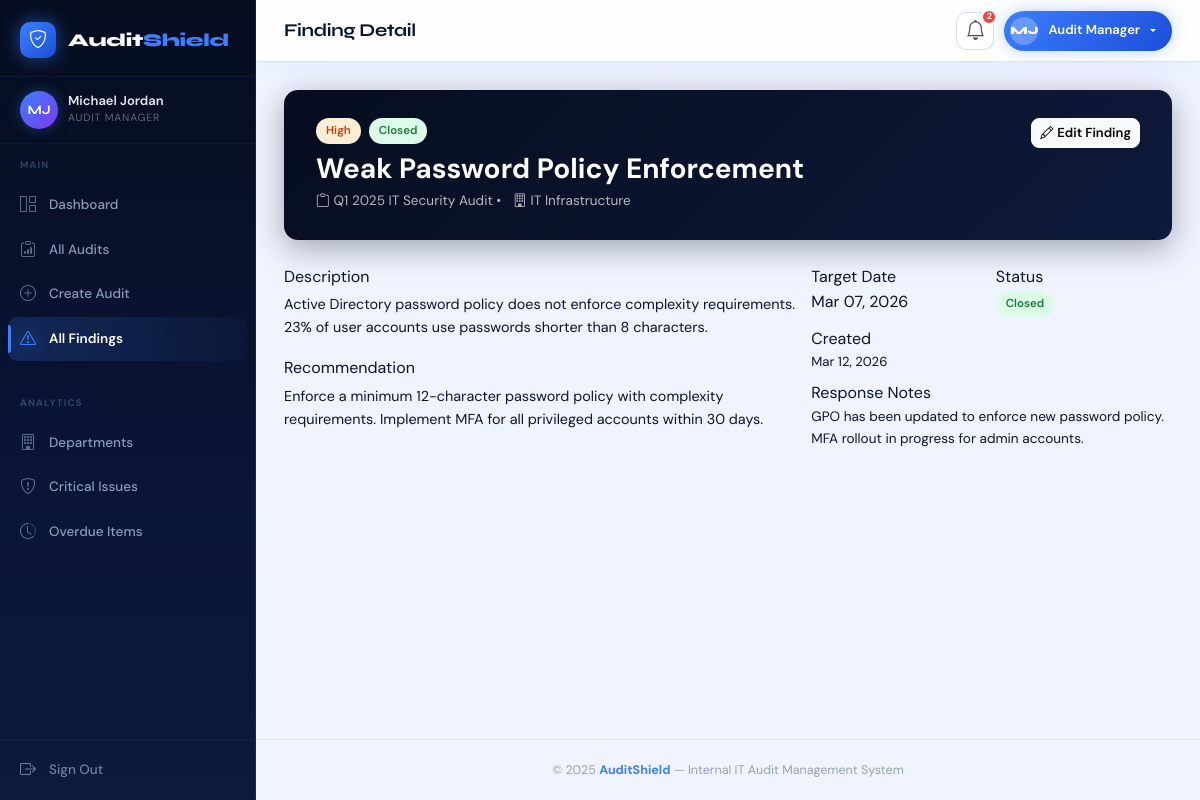
The app's page /findings/2/ (signed in) with its own data.
### audits/models.py (models this page shows, shortened)
class Finding(models.Model):
    SEVERITY_CHOICES = [
        ('low', 'Low'),
        ('medium', 'Medium'),
        ('high', 'High'),
        ('critical', 'Critical'),
    ]
    STATUS_CHOICES = [
        ('open', 'Open'),
        ('in_progress', 'In Progress'),
        ('closed', 'Closed'),
    ]
    audit = models.ForeignKey(Audit, on_delete=models.CASCADE, related_name='findings')
    title = models.CharField(max_length=255)
    description = models.TextField()
    severity = models.CharField(max_length=20, choices=SEVERITY_CHOICES)
    recommendation = models.TextField()
    target_closure_date = models.DateField()
    status = models.CharField(max_length=20, choices=STATUS_CHOICES, default='open')
    response_notes = models.TextField(blank=True)
    created_at = models.DateTimeField(auto_now_add=True)
    updated_at = models.DateTimeField(auto_now=True)
    closed_at = models.DateTimeField(null=True, blank=True)
    class Meta:
        ordering = ['-created_at']
    @property
    def is_overdue(self):
        return self.target_closure_date < datetime.date.today() and self.status != 'closed'

class Audit(models.Model):
    STATUS_CHOICES = [
        ('planned', 'Planned'),
        ('ongoing', 'Ongoing'),
        ('closed', 'Closed'),
    ]
    title = models.CharField(max_length=255)
    department = models.ForeignKey(Department, on_delete=models.PROTECT, related_name='audits')
    assigned_auditor = models.ForeignKey(
        User, on_delete=models.SET_NULL, null=True, blank=True, related_name='assigned_audits'
    )
    created_by = models.ForeignKey(
        User, on_delete=models.SET_NULL, null=True, blank=True, related_name='created_audits'
    )
    start_date = models.DateField()
    end_date = models.DateField()
    status = models.CharField(max_length=20, choices=STATUS_CHOICES, default='planned')
    objectives = models.TextField(blank=True)
    scope = models.TextField(blank=True)
    created_at = models.DateTimeField(auto_now_add=True)
    updated_at = models.DateTimeField(auto_now=True)
    class Meta:
        ordering = ['-created_at']

class Department(models.Model):
    name = models.CharField(max_length=150, unique=True)
    description = models.TextField(blank=True)
    head_user = models.ForeignKey(
        User, null=True, blank=True, on_delete=models.SET_NULL, related_name='headed_departments'
    )
    created_at = models.DateTimeField(auto_now_add=True)
    class Meta:
        ordering = ['name']

### audits/views.py (the view)
# urls.py: path('findings/<int:pk>/',  views.finding_detail,       name='finding_detail'),
@never_cache
@login_required
@read_access_required
def finding_detail(request, pk):
    finding = get_object_or_404(Finding, pk=pk)
    try:
        profile = request.user.profile
        if profile.role == 'auditee_head':
            if finding.audit.department.name != profile.department:
                messages.error(request, 'You can only view findings for your department.')
                return redirect('audit_list')
    except Exception:
        pass
    try:
        role = request.user.profile.role
    except Exception:
        role = 'auditee_head'
    response_form = None
    if role == 'auditee_head':
        response_form = FindingResponseForm(instance=finding)
    context = {
        'finding': finding,
        'response_form': response_form,
    }
    return render(request, 'audits/finding_detail.html', context)

### audits/templates/audits/finding_detail.html (shortened to what this page needs)
{% extends 'audits/base.html' %}
{% load static %}
{% block page_title %}Finding Detail{% endblock %}
{% block content %}
<div class="audit-detail-header mb-4">
  <div class="d-flex align-items-start justify-content-between gap-3 flex-wrap">
    <div>
      <div class="d-flex gap-2 mb-2">
        <span class="severity-badge severity-{{ finding.severity }}">{{ finding.get_severity_display }}</span>
        <span class="status-badge status-{{ finding.status }}">{{ finding.get_status_display }}</span>
      </div>
      <h1 class="h3 text-white fw-bold mb-1">{{ finding.title }}</h1>
      <p class="mb-0 text-white" style="opacity:0.7; font-size:0.85rem;">
        <i class="bi bi-clipboard me-1"></i>{{ finding.audit.title }} &bull;
        <i class="bi bi-building ms-2 me-1"></i>{{ finding.audit.department.name }}
      </p>
    </div>
    <div class="d-flex gap-2">
      {% if is_manager %}
      <a href="{% url 'finding_edit' finding.pk %}" class="btn btn-light btn-sm">
        <i class="bi bi-pencil me-1"></i>Edit Finding
      </a>
      {% endif %}
    </div>
  </div>
</div>
<div class="row g-3 mb-4">
  <div class="col-md-7">
    <div class="info-panel h-100">
      <div class="info-label mb-1">Description</div>
      <div class="info-value mb-3" style="font-size:0.9rem; white-space:pre-wrap;">{{ finding.description }}</div>
      <div class="info-label mb-1">Recommendation</div>
      <div class="info-value" style="font-size:0.9rem; white-space:pre-wrap;">{{ finding.recommendation }}</div>
    </div>
  </div>
  <div class="col-md-5">
    <div class="info-panel h-100">
      <div class="row g-2">
        <div class="col-6">
          <div class="info-label">Target Date</div>
          <div class="info-value">{{ finding.target_closure_date|date:"M d, Y" }}</div>
        </div>
        <div class="col-6">
          <div class="info-label">Status</div>
          <div class="info-value"><span class="status-badge status-{{ finding.status }}">{{ finding.get_status_display }}</span></div>
        </div>
        <div class="col-6">
          <div class="info-label">Created</div>
          <div class="info-value" style="font-size:0.82rem;">{{ finding.created_at|date:"M d, Y" }}</div>
        </div>
        {% if finding.response_notes %}
        <div class="col-12 mt-2">
          <div class="info-label">Response Notes</div>
          <div class="info-value" style="font-size:0.85rem; white-space:pre-wrap;">{{ finding.response_notes }}</div>
        </div>
        {% endif %}
      </div>
    </div>
  </div>
</div>
{% endblock %}

### audits/templates/audits/base.html (shortened to what this page needs)
{% load static %}
<!DOCTYPE html>
<html lang="en">
<head>
  <link href="https://cdn.jsdelivr.net/npm/bootstrap@5.3.2/dist/css/bootstrap.min.css" rel="stylesheet">
  <link href="https://cdn.jsdelivr.net/npm/bootstrap-icons@1.11.3/font/bootstrap-icons.min.css" rel="stylesheet">
  <link rel="stylesheet" href="{% static 'audits/css/main.css' %}">
</head>
<body class="as-body">
<aside class="as-sidebar">
  <a href="{% url 'dashboard' %}" class="as-brand">
    <div class="as-brand-icon">
      <i class="bi bi-shield-check"></i>
    </div>
    <span class="as-brand-text">Audit<span>Shield</span></span>
  </a>
  <div class="as-user-area">
    <div class="as-avatar">
      {{ request.user.first_name|slice:":1"|upper }}{{ request.user.last_name|slice:":1"|upper }}
    </div>
    <div class="as-user-info">
      <div class="as-user-name">
        {{ request.user.get_full_name|default:request.user.username }}
      </div>
      <div class="as-user-role">
        {% if is_manager %}Audit Manager
        {% elif is_auditee %}Auditee Head
        {% elif is_observer %}Admin Observer
        {% else %}User{% endif %}
      </div>
    </div>
  </div>
  <div class="as-section-label">Main</div>
  <ul class="as-nav">
    <li>
      <a href="{% url 'dashboard' %}" class="as-nav-link">
        <i class="bi bi-grid-1x2"></i> Dashboard
      </a>
    </li>
    <li>
      <a href="{% url 'audit_list' %}" class="as-nav-link">
        <i class="bi bi-clipboard-data"></i> All Audits
      </a>
    </li>
    {% if is_manager %}
    <li>
      <a href="{% url 'audit_create' %}" class="as-nav-link">
        <i class="bi bi-plus-circle"></i> Create Audit
      </a>
    </li>
    {% endif %}
    <li>
      <a href="{% url 'finding_list' %}" class="as-nav-link">
        <i class="bi bi-exclamation-triangle"></i> All Findings
      </a>
    </li>
  </ul>
  {% if is_manager or is_observer %}
  <div class="as-section-label">Analytics</div>
  <ul class="as-nav">
    <li>
      <a href="{% url 'department_analytics' %}" class="as-nav-link">
        <i class="bi bi-building"></i> Departments
      </a>
    </li>
    <li>
      <a href="{% url 'critical_issues' %}" class="as-nav-link">
        <i class="bi bi-shield-exclamation"></i> Critical Issues
      </a>
    </li>
    <li>
      <a href="{% url 'overdue_items' %}" class="as-nav-link">
        <i class="bi bi-clock-history"></i> Overdue Items
      </a>
    </li>
  </ul>
  {% endif %}
  <div class="as-spacer"></div>
  <div class="as-sidebar-footer">
    <a href="{% url 'logout' %}" class="as-signout">
      <i class="bi bi-box-arrow-right"></i>
      <span>Sign Out</span>
    </a>
  </div>
</aside>
<div class="as-main">
  <header class="as-topbar">
    <div class="as-topbar-title">
      {% block page_title %}Dashboard{% endblock %}
    </div>
    <div class="as-topbar-right">
      <a href="{% url 'overdue_items' %}"
         class="as-icon-btn"
         data-bs-toggle="tooltip" title="Overdue Items">
        <i class="bi bi-bell fs-5"></i>
        {% if overdue_count and overdue_count > 0 %}
        <span class="as-notif-badge">{{ overdue_count }}</span>
        {% endif %}
      </a>
      <div class="dropdown">
        <button class="as-user-btn dropdown-toggle"
                type="button" data-bs-toggle="dropdown"
                aria-expanded="false">
          <span class="as-user-btn-avatar">
            {{ request.user.first_name|slice:":1"|upper }}{{ request.user.last_name|slice:":1"|upper }}
          </span>
          <span class="d-none d-md-inline ms-1">
            {% if is_manager %}Audit Manager
            {% elif is_auditee %}Auditee Head
            {% elif is_observer %}Admin Observer
            {% else %}User{% endif %}
          </span>
        </button>
      </div>
    </div>
  </header>
  <div class="as-page-body">
    {% block content %}{% endblock %}
  </div>
  <footer class="as-footer">
    &copy; 2025 <strong style="color:#3b7fff;">AuditShield</strong>
    &mdash; Internal IT Audit Management System
  </footer>
</div>
</body>
</html>

### records on screen
Finding: severity "High", status "Closed", title "Weak Password Policy Enforcement", audit "Q1 2025 IT Security Audit", audit.department.name "IT Infrastructure", description "Active Directory password policy does not enforce complexity requirements. 23% of user accounts use passwords shorter than 8 characters.", recommendation "Enforce a minimum 12-character password policy with complexity requirements. Implement MFA for all privileged accounts within 30 days.", target_closure_date "Mar 07, 2026", created_at "Mar 12, 2026", response_notes "GPO has been updated to enforce new password policy. MFA rollout in progress for admin accounts."

### other values on screen
{{ request.user.first_name|slice:":1"|upper }} "M"
{{ request.user.last_name|slice:":1"|upper }} "J"
{{ request.user.get_full_name|default:request.user.username }} "Michael Jordan"
{{ overdue_count }} "2"
